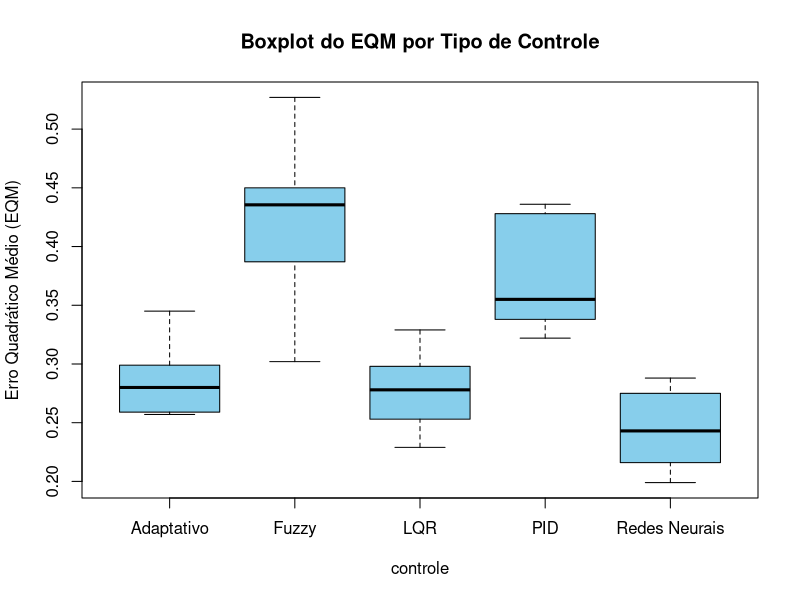
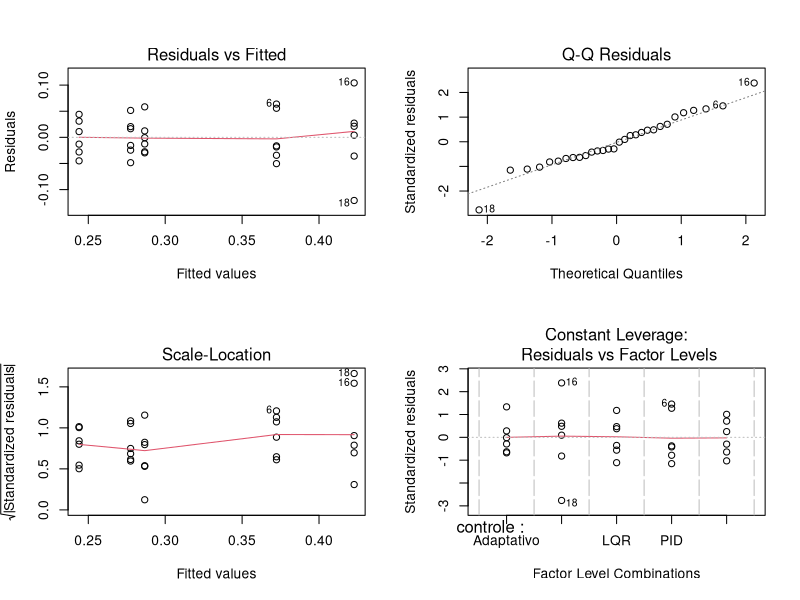

Here is the R script that generated these plots, in order:
## ---- chunk 1
knitr::opts_chunk$set(echo = TRUE)
## ---- chunk 2
# Banco de dados
controle <- c(rep("PID", 6), rep("LQR", 6), rep("Fuzzy", 6), rep("Adaptativo", 6), rep("Redes Neurais", 6))
eqm <- c(0.322, 0.338, 0.428, 0.354, 0.356, 0.436,
         0.298, 0.229, 0.253, 0.262, 0.329, 0.294,
         0.444, 0.427, 0.387, 0.527, 0.450, 0.302,
         0.345, 0.286, 0.257, 0.299, 0.259, 0.274,
         0.231, 0.199, 0.275, 0.255, 0.216, 0.288)

dados <- data.frame(controle = as.factor(controle), eqm = eqm)

print(dados)

## ---- chunk 3

media_geral <- mean(dados$eqm)
dp_geral <- sd(dados$eqm)
cv_geral <- 100 * dp_geral / media_geral

cat("Média:", media_geral, "\nDesvio Padrão:", dp_geral, "\nCoef. de Variação (CV%):", cv_geral)

## ---- chunk 4

#por tratamento

library(dplyr)

dados %>%
  group_by(controle) %>%
  summarise(
    media = mean(eqm),
    desvio_padrao = sd(eqm),
    cv = 100 * sd(eqm) / mean(eqm)
  )
## ---- chunk 5

#boxplot

boxplot(eqm ~ controle, data = dados, col = "skyblue", 
        main = "Boxplot do EQM por Tipo de Controle", 
        ylab = "Erro Quadrático Médio (EQM)")


## ---- chunk 6
modelo <- aov(eqm ~ controle, data = dados)
summary(modelo)


## ---- chunk 7
par(mfrow = c(2,2))
plot(modelo)

## ---- chunk 8
# Tabela ANOVA manual
SQT <- sum((tapply(dados$eqm, dados$controle, mean) - mean(dados$eqm))^2 * 6) # 6 repetições
SQR <- sum((dados$eqm - fitted(modelo))^2)
SQTotal <- sum((dados$eqm - mean(dados$eqm))^2)

GLT <- length(unique(dados$controle)) - 1
GLR <- length(dados$eqm) - length(unique(dados$controle))
GLTotal <- length(dados$eqm) - 1

QMT <- SQT / GLT
QMR <- SQR / GLR
QMTotal <- QMT + QMR
F <- QMT / QMR

tabela_anova_manual <- data.frame(
  Fonte = c("Tratamento", "Resíduo", "Total"),
  GL = c(GLT, GLR, GLTotal),
  SQ = c(SQT, SQR, SQTotal),
  QM = c(QMT, QMR, QMTotal),
  F = c(F, NA, NA)
)
tabela_anova_manual
